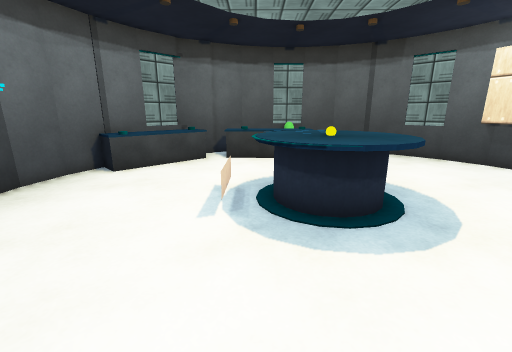
view 1 (above)

12 first-person views from a walk through a Unity game level. The camera is 1.2 m above the floor, tilts 14° down and sees 90° across. The floor is counted in squares, 0.5 m on a side. Each view is taken from the middle of a square. On the plan, view 1 faces up. The plan holds only what a view shows up to about 17 squares ahead; the rest is blank. The player character is not drawn. Surface patterns are stand-ins for the level's own textures.

view 2
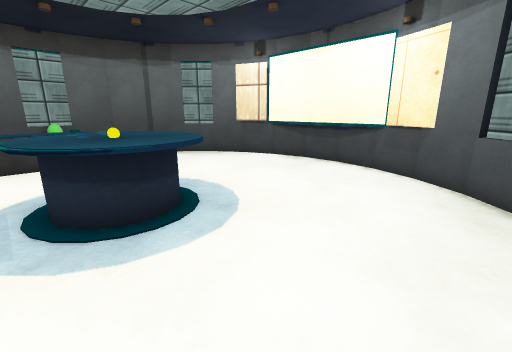

view 3
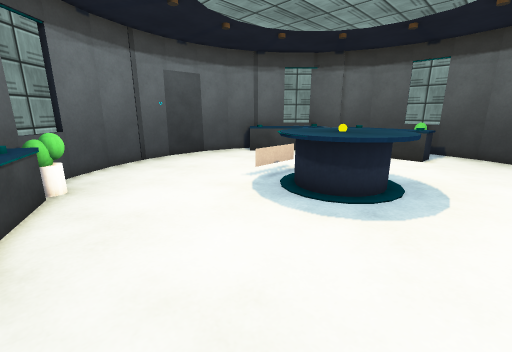

view 4
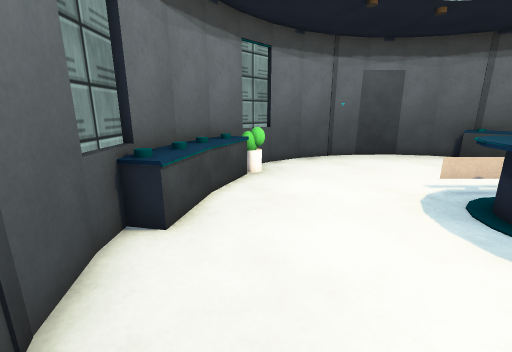

view 5
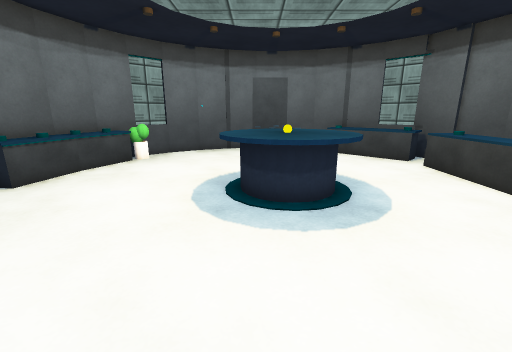

view 6
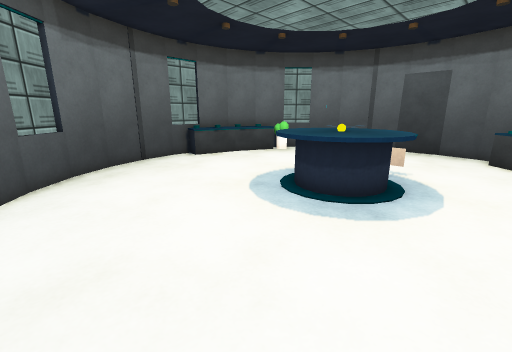

view 7
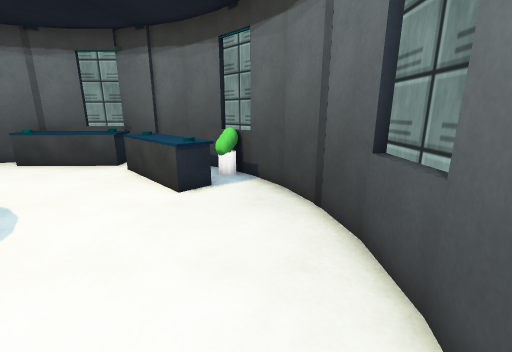

view 8
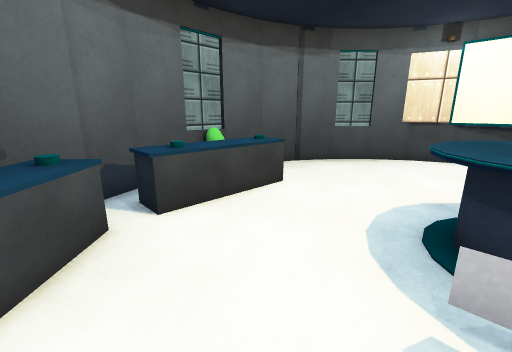

view 9
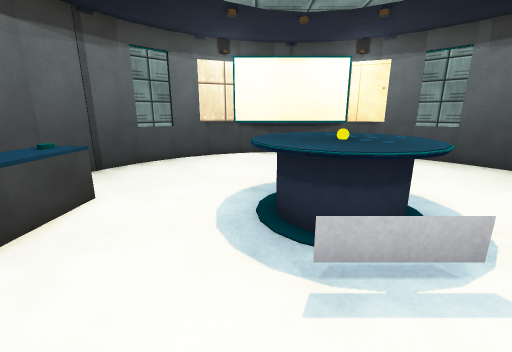

view 10
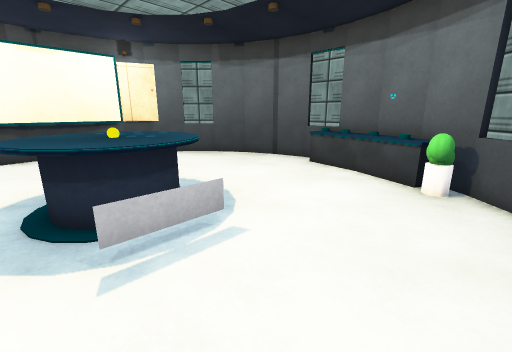

view 11
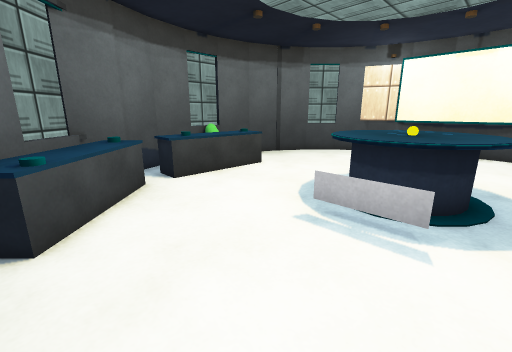

view 12
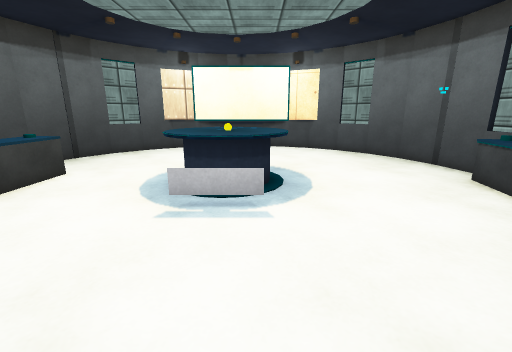

### Floor plan
Points are (right, up) in squares from view 1. A wall is a line through its corners. A room is listed if a view was taken in it or the views show most of it. See-through windows are left out.
Room 1 (views 1, 2, 3, 4, 5, 6, 7, 8, 9, 10, 11, 12)
walls: (-2.5, 15.5) (-4.4, 14.7); (11.4, 9.7) (10.4, 12.2); (-0.4, 16.5) (-0.9, 16.4); (-2.7, -1.6) (-1.3, -2.2); (-0.8, 16.4) (-2.6, 15.7); (11.2, 3.6) (11.2, 10.4); (2.8, -2.8) (4.8, -2.4); (-7.4, 9.9) (-7.8, 8.1) (-7.7, 5.8); (-0.9, -2.4) (1.2, -2.8); (4.9, 16.4) (4.4, 16.5); (6.6, -1.7) (8.3, -0.6); (10.7, 11.6) (9.6, 13.3); (-7.5, 4.4) (-6.6, 2.3); (4.6, -2.5) (6.7, -1.6); (-5.6, 13.3) (-6.6, 11.8) (-7.5, 9.7); (-4.3, -0.6) (-2.6, -1.7); (8.3, 14.6) (6.7, 15.6); (9.6, 0.7) (10.7, 2.4); (-7.8, 5.8) (-7.4, 4.2); (10.4, 1.8) (11.4, 4.2); (-6.8, 2.5) (-5.5, 0.6); (6.9, 15.6) (4.8, 16.5); (-5.8, 0.6) (-4.5, -0.8); (-4.4, 14.8) (-5.8, 13.4); (8.4, -0.8) (9.9, 0.6); (9.8, 13.4) (8.5, 14.8); (1, -3.1) (3, -3.1)
low walls: (-0.5, -1.3) (1.7, -1.7); (-1.6, -0.9) (-0.4, -1.4); (-2.9, -0.3) (-2.3, -0.6); (11.5, 9.4) (11.4, 9.9); (-5.6, 0.8) (-4.2, -0.6); (9.6, 13.2) (8.2, 14.6); (1, -2.8) (3, -2.8); (11.4, 4) (11.5, 4.6); (-3.8, 15) (-5.6, 13.2); (8.2, -0.7) (9.7, 0.8)
objects: other object (-6, 11) to (-3, 14); other object (-3, 0); other object (-3, 3); other object (-2, -1); other object (-2, 14) to (3, 15); other object (-1, -2); other object (0, -2); other object (0, 5) to (4, 9); other object (2, -2)

Where each view was taken, in squares from view 1:
view 1: 0 up, 0 right, facing up
view 2: 0 up, 0 right, facing up-right
view 3: 1 down, 6 right, facing up-left
view 4: 0 up, 7 right, facing left
view 5: 6 up, 10 right, facing left
view 6: 11 up, 10 right, facing down-left
view 7: 10 up, 10 right, facing up-left
view 8: 8 up, 4 left, facing up-right
view 9: 9 up, 4 left, facing right
view 10: 9 up, 5 left, facing down-right
view 11: 5 up, 6 left, facing up-right
view 12: 6 up, 7 left, facing right
